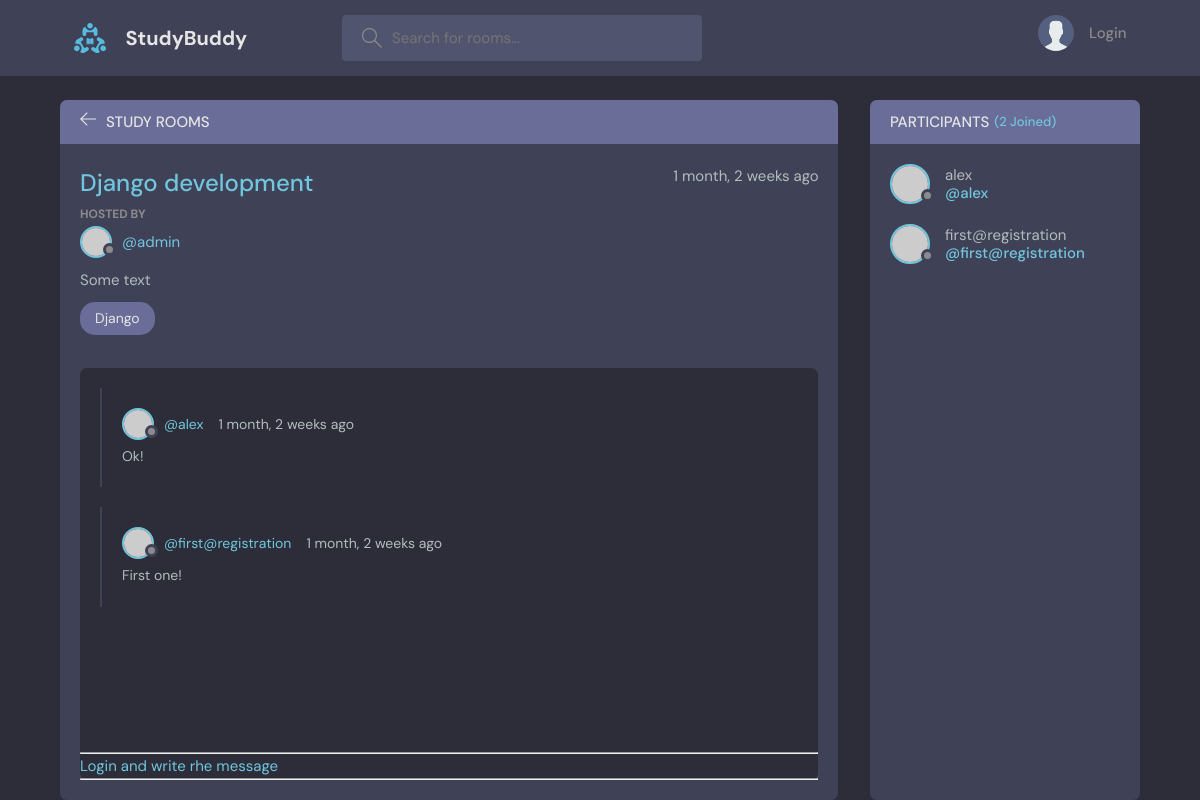
Screenshot of /room/7/ with the database file from the repository.
### base/models.py (models this page shows, shortened)
class Room(models.Model):
    host = models.ForeignKey(User, on_delete=models.SET_NULL, null=True)
    topic = models.ForeignKey(Topic, on_delete=models.SET_NULL, null=True)
    name = models.CharField(max_length=254,)
    description = models.TextField(null=True, blank=True)
    participants = models.ManyToManyField(User, related_name='participants', blank=True)
    updated = models.DateTimeField(auto_now=True)
    created = models.DateTimeField(auto_now_add=True)
    class Meta:
        ordering = ['-updated','-created']

class Topic(models.Model):
    name = models.CharField(max_length=254)
    def __str__(self):
        return self.name

class Message(models.Model):
    user = models.ForeignKey(User, on_delete=models.CASCADE)
    room = models.ForeignKey(Room, on_delete=models.CASCADE)
    body = models.TextField()
    updated = models.DateTimeField(auto_now=True)
    created = models.DateTimeField(auto_now_add=True)
    class Meta:
        ordering = ['-updated','-created']

### base/views.py (the view, shortened to what this page needs)
# urls.py: path('room/<str:pk>/', views.room, name="room"),
def room(request, pk):
    room = Room.objects.get(id=pk)
    room_messages = room.message_set.all().order_by('-created')
    participants = room.participants.all()
    context = {
        'room': room,
        'room_messages':room_messages,
        'participants': participants,
        }
    return render(request, 'base/room.html', context)

### base/templates/base/room.html (shortened to what this page needs)
{% extends 'main.html' %}
{% block content %}
    <main class="profile-page layout layout--2">
      <div class="container">
        <div class="room">
          <div class="room__top">
            <div class="room__topLeft">
              <a href="{% url 'home' %}">
                <svg version="1.1" xmlns="http://www.w3.org/2000/svg" width="32" height="32" viewBox="0 0 32 32">
                  <title>arrow-left</title>
                  <path
                    d="M13.723 2.286l-13.723 13.714 13.719 13.714 1.616-1.611-10.96-10.96h27.625v-2.286h-27.625l10.965-10.965-1.616-1.607z"
                  ></path>
                </svg>
              </a>
              <h3>STUDY ROOMS</h3>
            </div>
          </div>
          <div class="room__box scroll">
            <div class="room__header scroll">
              <div class="room__info">
                <h3>{{room.name}}</h3>
                <span>{{room.created|timesince}} ago</span>
              </div>
              <div class="room__hosted">
                <p>Hosted By</p>
                <a href="{% url 'user-profile' room.host.id %}" class="room__author">
                  <div class="avatar avatar--small">
                    <img src="https://randomuser.me/api/portraits/men/37.jpg" />
                  </div>
                  <span>@{{room.host.username}}</span>
                </a>
              </div>
              <div class="room__details">
                  {{room.description}}
              </div>
              <span class="room__topics">{{room.topic}}</span>
            </div>
            <div class="room__conversation">
              <div class="threads scroll">
                {% for message in room_messages %}
                <div class="thread">
                  <div class="thread__top">
                    <div class="thread__author">
                      <a href="{% url 'user-profile' message.user.id %}" class="thread__authorInfo">
                        <div class="avatar avatar--small">
                          <img src="https://randomuser.me/api/portraits/men/37.jpg" />
                        </div>
                        <span>@{{message.user.username}}</span>
                      </a>
                      <span class="thread__date">{{message.created|timesince}} ago</span>
                    </div>
                  </div>
                  <div class="thread__details">
                      {{message.body}}
                  </div>
                </div>
                {% endfor %}
              </div>
            </div>
          </div>
          <div class="room__message">
            {% if request.user.is_authenticated %}
              <form action="" method="POST">
                {% csrf_token %}
                <input type = "text" name="body" placeholder="Write your message here..." />
              </form>
            {% else %}
              <div>
                <hr>
                <a href="{% url 'login' %}">Login and write rhe message</a>
                <hr>
              </div>
            {% endif %}
          </div>
        </div>
        <div class="participants">
          <h3 class="participants__top">Participants <span>({{participants.count}} Joined)</span></h3>
          <div class="participants__list scroll">
            {% for user in participants %}
            <a href="{% url 'user-profile' user.id %}" class="participant">
              <div class="avatar avatar--medium">
                <img src="https://randomuser.me/api/portraits/men/37.jpg" />
              </div>
              <p>
                {{user.username}}
                <span>@{{user.username}}</span>
              </p>
            </a>
            {% endfor %}
          </div>
        </div>
      </div>
    </main>
{% endblock content %}

### rows the page displays
Room: name "Django development", created "1 month, 2 weeks", host.username "admin", description "Some text", topic "Django"
Message: user.username "alex", created "1 month, 2 weeks", body "Ok!"
Message: user.username "first@registration", created "1 month, 2 weeks", body "First one!"

### other values shown
{{ participants.count }} "2"
{{ user.username }} "alex"
{{ user.username }} "first@registration"
